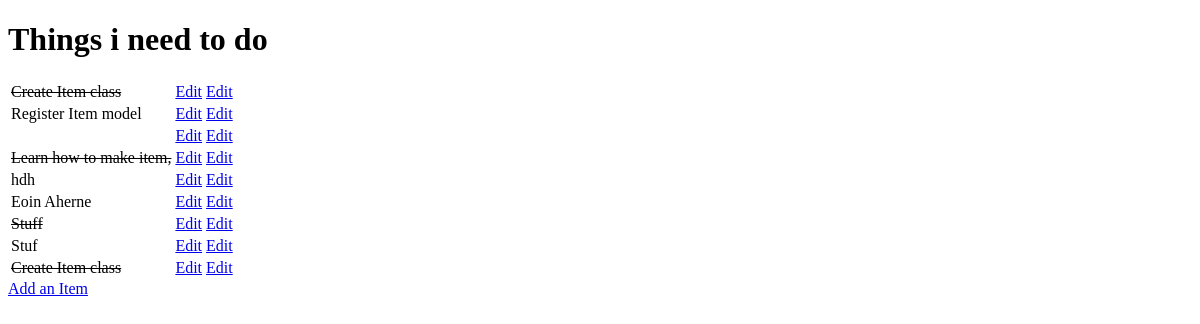
Before: / with the older database file.
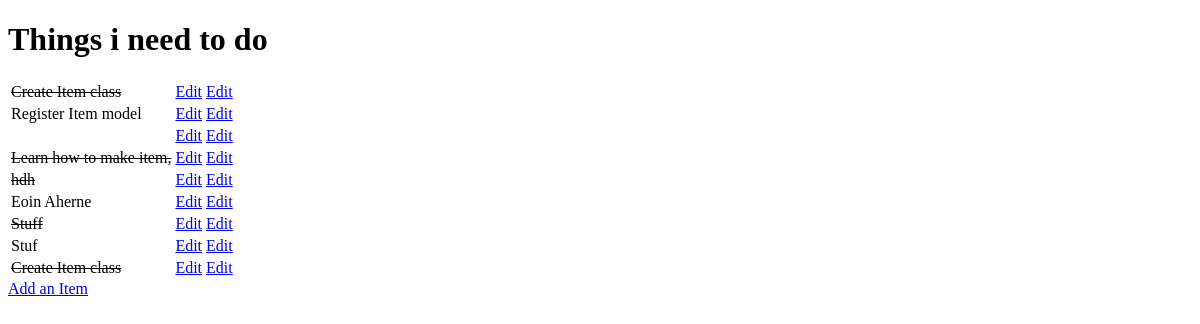
After: the same page with the newer database file.
### djang/models.py (models this page shows, shortened)
class Item(models.Model):
    name = models.CharField(max_length=50, null=False, blank=False)
    done = models.BooleanField(null=False, blank=False, default=False)

### djang/views.py (the view)
# urls.py: path('', views.get_djang_list, name='get_djang_list'),
def get_djang_list(request):
    items = Item.objects.all()
    context = {
        'items': items
    }
    return render(request, 'djang/djang_list.html', context)

### djang/templates/djang/djang_list.html (shortened to what this page needs)
<!DOCTYPE html>
<html lang="en">
<head>
</head>
<body>
    <h1>Things i need to do </h1>
    <table>
        {% for item in items %}
            <tr>
                {% if item.done %}
                    <td><strike>{{ item.name }}</strike></td>
                {% else %}
                    <td>{{ item.name }}</td>
                {% endif %}
                <td>
                    <a href="/toggle/{{ item.id }}">
                        Edit
                    </a>
                </td>
                <td>
                    <a href="/edit/{{ item.id }}">
                        Edit
                    </a>
                </td>
            </tr>
            {% empty %}
            <tr><td>You have nothing to do</td></tr>
        {% endfor %}
    </table>
    <a href = "/add">Add an Item</a>
</body>
</html>

Changed rows visible on the page:
changed Item "hdh": done False → True (drawn)
